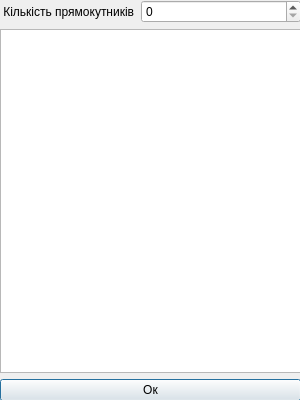
<?xml version="1.0" encoding="UTF-8"?>
<ui version="4.0">
 <class>InputDialog</class>
 <widget class="QDialog" name="InputDialog">
  <property name="geometry">
   <rect>
    <x>0</x>
    <y>0</y>
    <width>300</width>
    <height>400</height>
   </rect>
  </property>
  <property name="minimumSize">
   <size>
    <width>300</width>
    <height>400</height>
   </size>
  </property>
  <property name="maximumSize">
   <size>
    <width>300</width>
    <height>400</height>
   </size>
  </property>
  <property name="windowTitle">
   <string>Dialog</string>
  </property>
  <property name="statusTip">
   <string/>
  </property>
  <property name="whatsThis">
   <string/>
  </property>
  <widget class="QWidget" name="verticalLayoutWidget">
   <property name="geometry">
    <rect>
     <x>0</x>
     <y>0</y>
     <width>301</width>
     <height>401</height>
    </rect>
   </property>
   <layout class="QVBoxLayout" name="verticalLayout">
    <item>
     <layout class="QHBoxLayout" name="horizontalLayout">
      <item>
       <widget class="QLabel" name="label">
        <property name="enabled">
         <bool>true</bool>
        </property>
        <property name="text">
         <string> Кількість прямокутників</string>
        </property>
       </widget>
      </item>
      <item>
       <widget class="QSpinBox" name="SpinN">
        <property name="sizePolicy">
         <sizepolicy hsizetype="MinimumExpanding" vsizetype="Fixed">
          <horstretch>0</horstretch>
          <verstretch>0</verstretch>
         </sizepolicy>
        </property>
       </widget>
      </item>
     </layout>
    </item>
    <item>
     <widget class="QTextEdit" name="textEdit">
      <property name="font">
       <font>
        <pointsize>10</pointsize>
       </font>
      </property>
      <property name="html">
       <string>&lt;!DOCTYPE HTML PUBLIC &quot;-//W3C//DTD HTML 4.0//EN&quot; &quot;http://www.w3.org/TR/REC-html40/strict.dtd&quot;&gt;
&lt;html&gt;&lt;head&gt;&lt;meta name=&quot;qrichtext&quot; content=&quot;1&quot; /&gt;&lt;style type=&quot;text/css&quot;&gt;
p, li { white-space: pre-wrap; }
&lt;/style&gt;&lt;/head&gt;&lt;body style=&quot; font-family:'MS Shell Dlg 2'; font-size:10pt; font-weight:400; font-style:normal;&quot;&gt;
&lt;p style=&quot;-qt-paragraph-type:empty; margin-top:0px; margin-bottom:0px; margin-left:0px; margin-right:0px; -qt-block-indent:0; text-indent:0px; font-size:7.8pt;&quot;&gt;&lt;br /&gt;&lt;/p&gt;&lt;/body&gt;&lt;/html&gt;</string>
      </property>
     </widget>
    </item>
    <item>
     <widget class="QPushButton" name="bStart">
      <property name="text">
       <string>Ок</string>
      </property>
     </widget>
    </item>
   </layout>
  </widget>
 </widget>
 <resources/>
 <connections/>
</ui>
